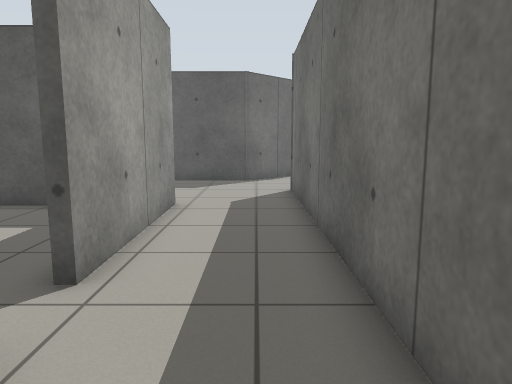
[1] (above)

23 first-person views from a walk through a world built for the Gazebo simulator. The camera is 0.94 m above the floor, tilts 8° down and sees 70° across. The floor is counted in squares, 0.5 m on a side. Each view is taken from the middle of a square. On the plan, view 1 faces up. The plan holds only what a view shows up to about 18 squares ahead; the rest is blank. The place goes on beyond the plan. Gazebo's built-in surfaces are drawn with simple patterns.

[2]
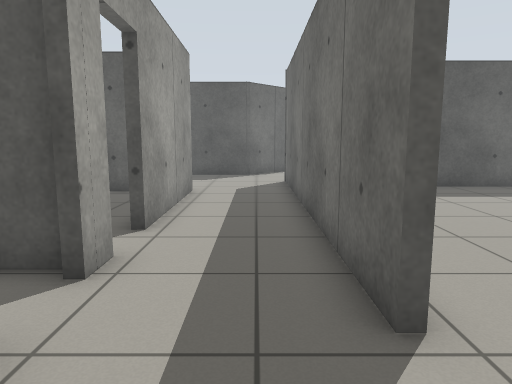

[3]
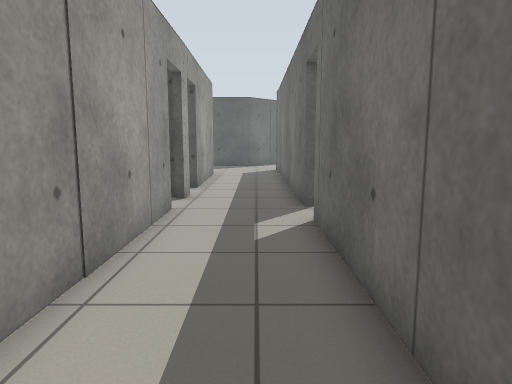

[4]
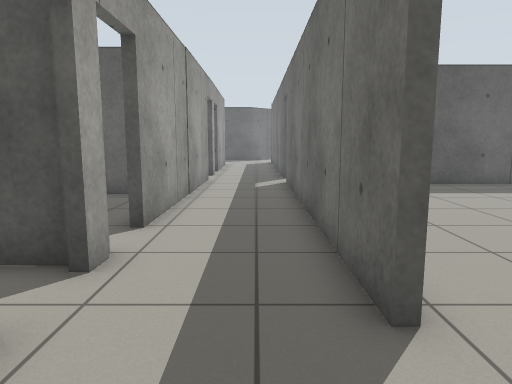

[5]
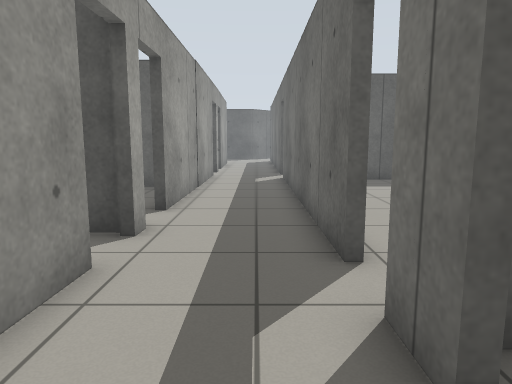

[6]
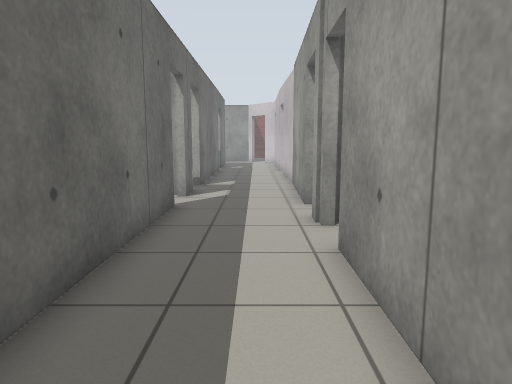

[7]
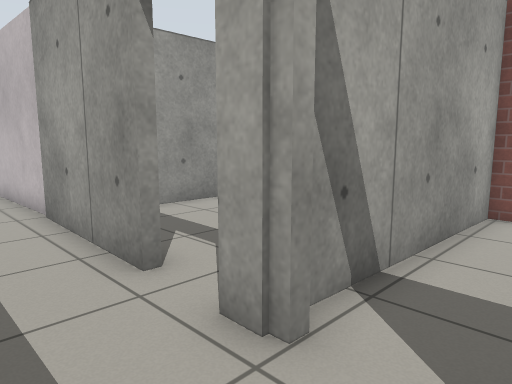

[8]
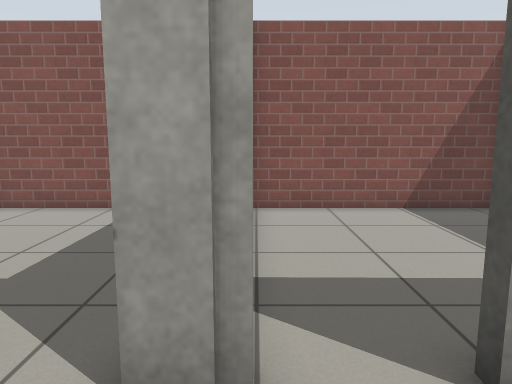

[9]
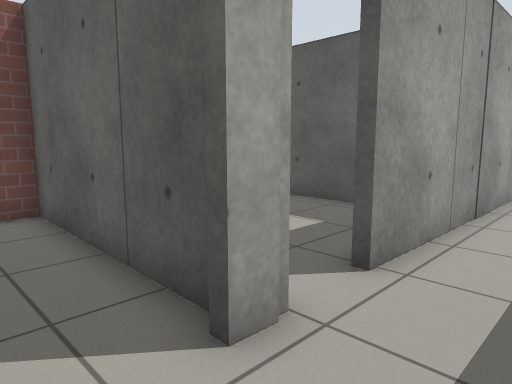

[10]
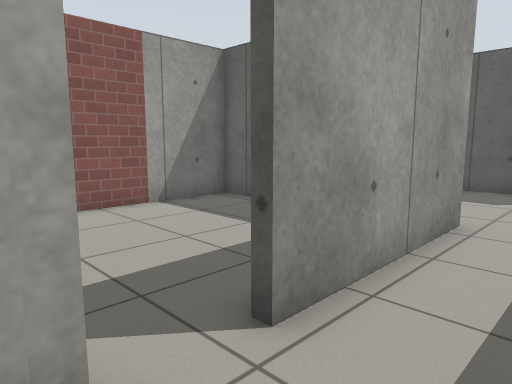

[11]
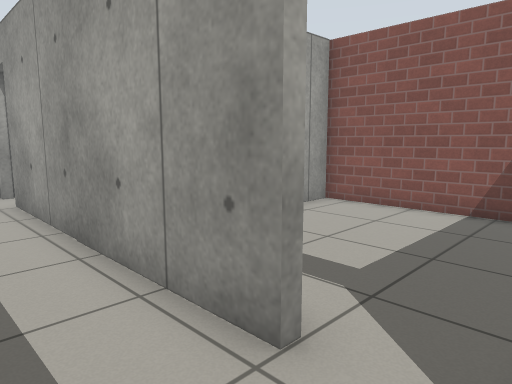

[12]
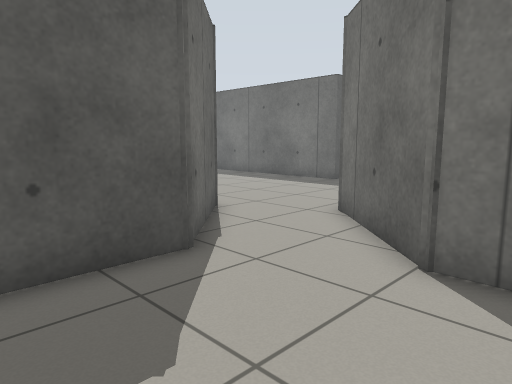

[13]
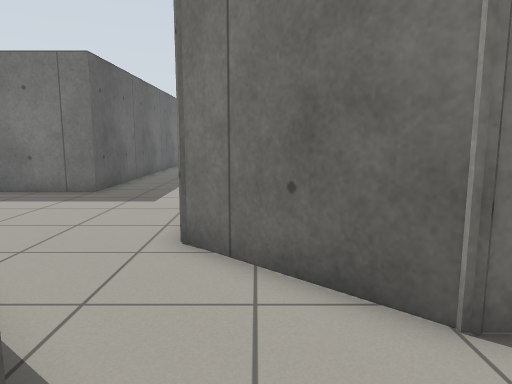

[14]
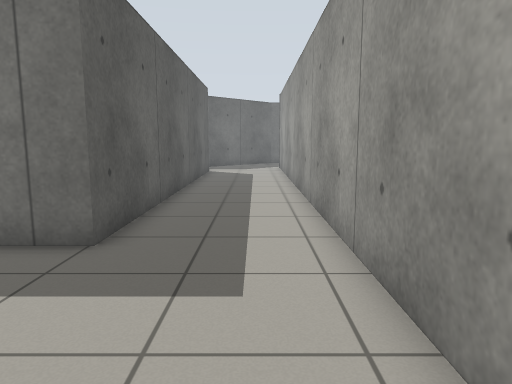

[15]
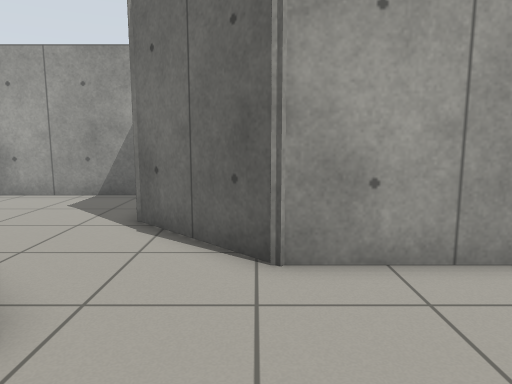

[16]
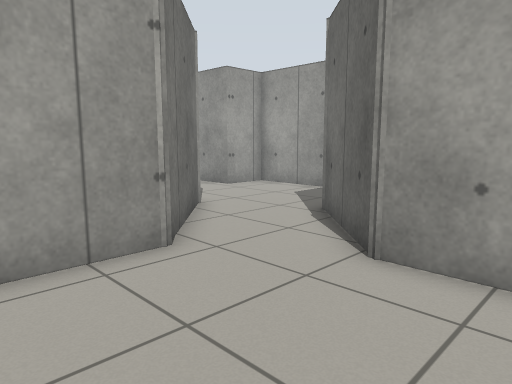

[17]
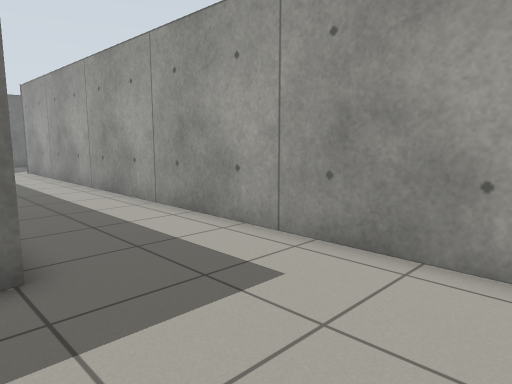

[18]
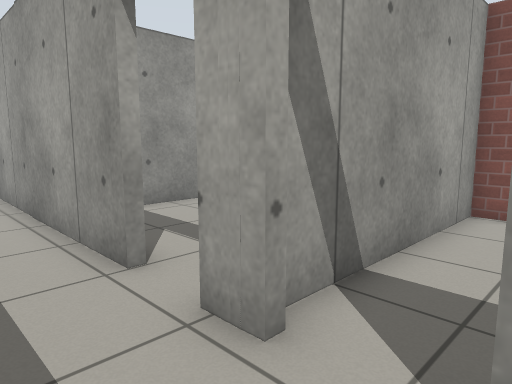

[19]
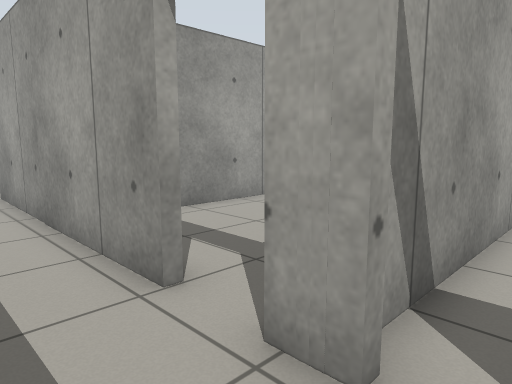

[20]
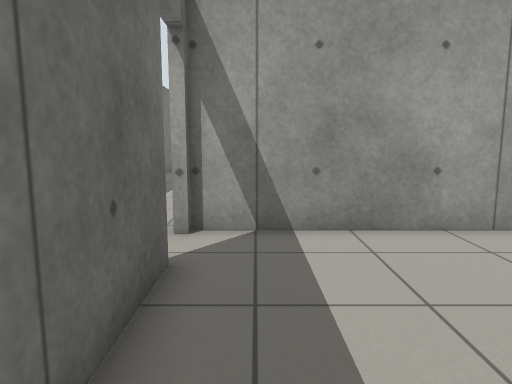

[21]
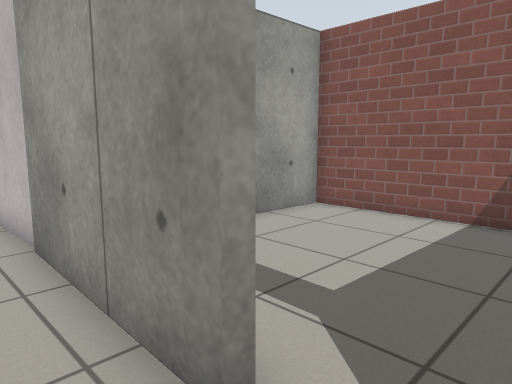

[22]
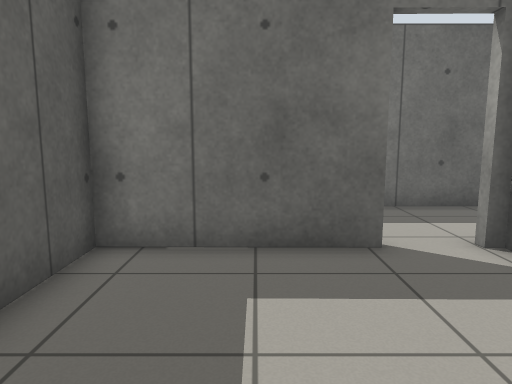

[23]
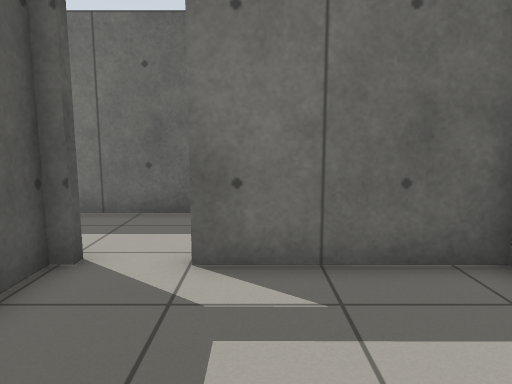

### Floor plan
Points are (right, up) in squares from view 1. A wall is a line through its corners. A room is listed if a view was taken in it or the views show most of it. See-through windows are left out.
Room 1 (views 1, 2, 3, 4, 5, 6, 7, 8, 9, 10, 11, 12, 13, 18, 19, 21)
walls: (-2.3, 0.1) (-2.4, -10.3); (-2.3, 2.8) (-2.3, 1.7); (1.4, 0.2) (1.4, 13.9) (3.3, 15.9); (-4.6, 10.8) (-2.3, 10.8) (-2.3, 4.6); (-2.4, -11.9) (-2.4, -12.4); (-2.4, -12.2) (-2.4, -13); (-4.5, 15.9) (-4.5, 10.5); (1.4, -14.6) (1.4, -1.4); (-2.4, -14.8) (-2.6, -20.6); (0.8, 18.4) (-0.4, 17.2) (-4.2, 17.2); (1.4, -17.8) (1.4, -16.3); (1.4, -20.5) (1.4, -19.5)
ways out: opening at (2, 17) to room 2; open door at (-2.5, 3.5) to room 3; open door at (-2.5, 0.5) to room 5; open door at (-2.7, -12.5) to room 6; open door at (1, -18.5); open door at (1, -15.5); open door at (1, -0.5)
Room 2 (views 14, 15, 16, 17)
walls: (3.3, 15.9) (4.6, 17.3) (21.5, 17.3); (2.6, 23.5) (2.6, 20.3) (0.8, 18.4); (21.5, 21.9) (11.4, 21.9) (11.4, 23.5)
ways out: opening at (2, 17) to room 1
Room 3 (view 20)
walls: (-4.5, 10.5) (-10.1, 10.5) (-10.1, 5.4); (-10.1, 3.2) (-10.1, 2.5) (-2.6, 2.5) (-2.6, 2.8); (-2.6, 4.6) (-2.6, 8.3)
ways out: open door at (-2.5, 3.5) to room 1
Room 4 (view 22)
walls: (-10.1, -5.4) (-10.1, -12.2) (-2.7, -12.4); (-2.7, -10.3) (-2.7, -5.1) (-8.2, -5.1)
Room 5 (view 23)
walls: (-10.1, 0.4) (-10.1, -4.8) (-5.1, -4.8); (-2.6, 2.2) (-3.7, 2.2); (-2.7, -4.9) (-2.6, 0)
ways out: open door at (-2.5, 0.5) to room 1
Room 6 (no view inside)
walls: (-2.8, -12.7) (-10.1, -12.5) (-10.1, -19.5) (-5.5, -19.6)
ways out: open door at (-2.7, -12.5) to room 1

Where each view was taken, in squares from view 1:
view 1: 0 up, 0 right, facing up
view 2: 3 down, 0 right, facing up
view 3: 10 down, 0 right, facing up
view 4: 18 down, 0 right, facing up
view 5: 20 down, 0 right, facing up
view 6: 4 down, 1 left, facing down
view 7: 10 down, 0 right, facing down-left
view 8: 12 down, 0 right, facing left
view 9: 15 down, 0 right, facing up-left
view 10: 2 up, 0 right, facing up-left
view 11: 2 up, 0 right, facing down-left
view 12: 12 up, 4 left, facing up-right
view 13: 16 up, 2 left, facing right
view 14: 19 up, 5 right, facing right
view 15: 20 up, 8 right, facing left
view 16: 23 up, 8 right, facing down-left
view 17: 23 up, 6 right, facing down-right
view 18: 5 up, 0 right, facing down-left
view 19: 4 up, 0 right, facing down-left
view 20: 10 up, 4 left, facing down
view 21: 13 down, 1 left, facing down-left
view 22: 8 down, 9 left, facing right
view 23: 1 down, 8 left, facing right
